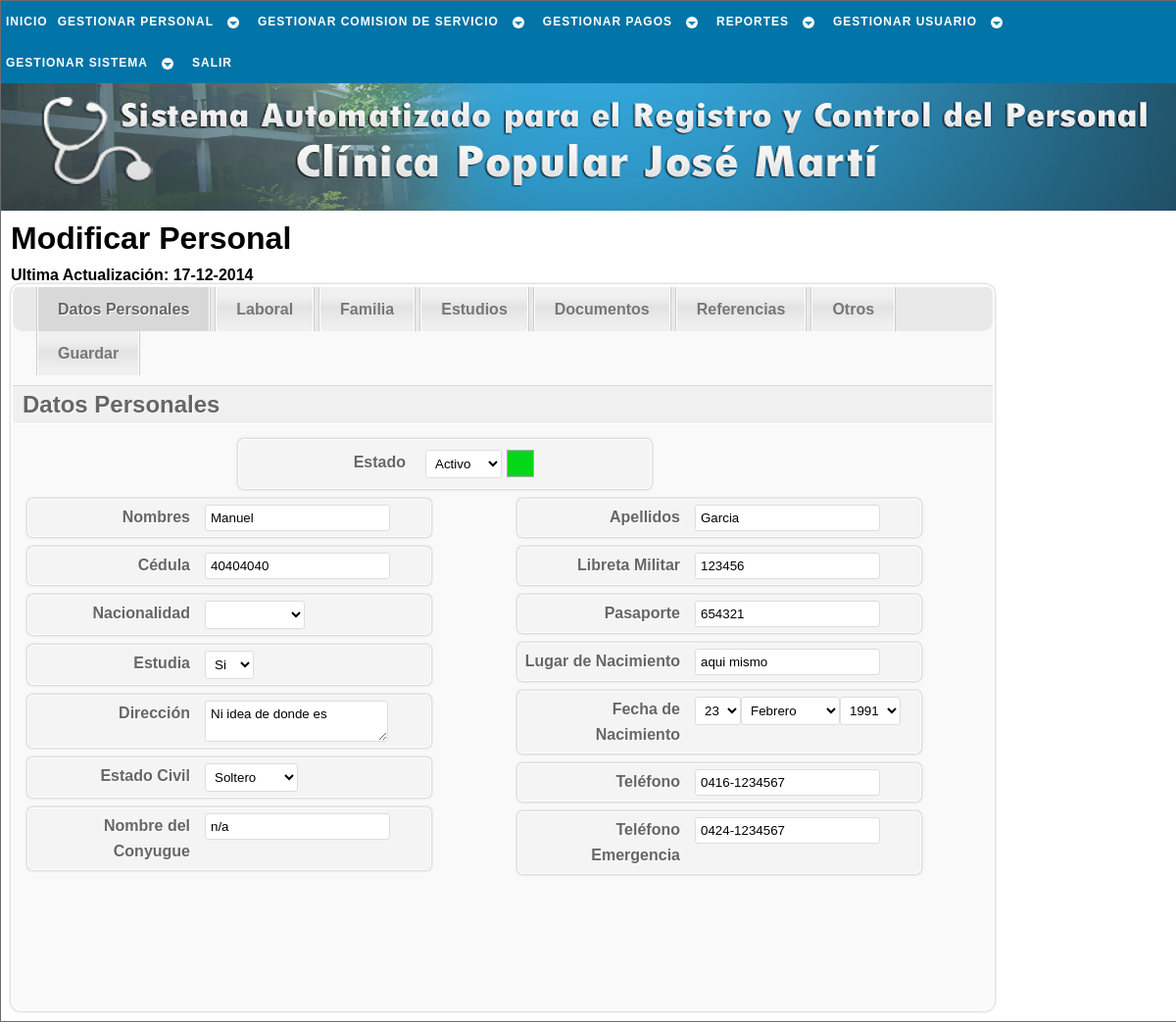
Before: /php/trabajador/modf_trabj_a.php?c=40404040 (signed in) with the older database file.
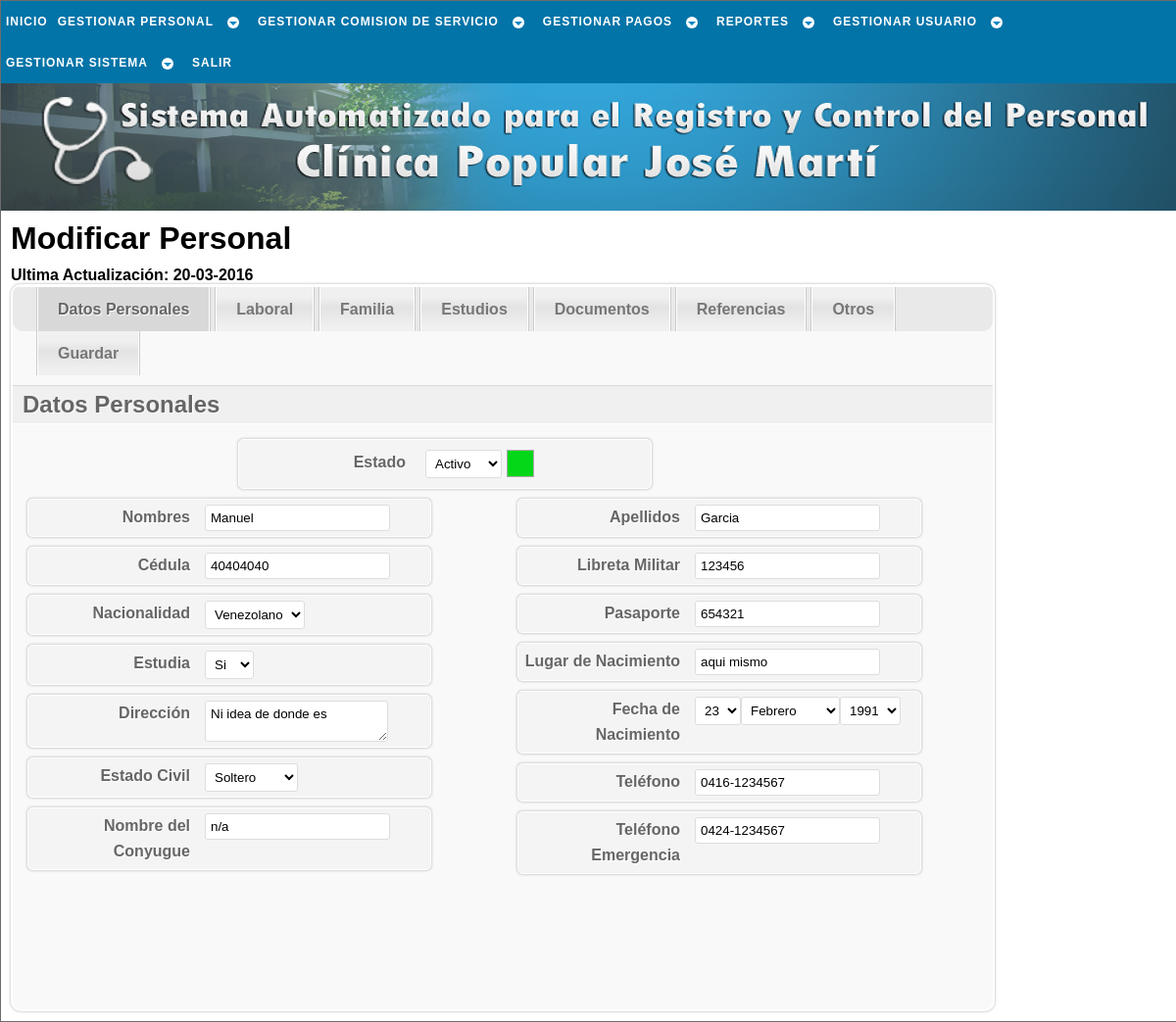
After: the same page with the newer database file.
### tables this page shows
CREATE TABLE `trabajador` (
  `cedula` int(12) NOT NULL,
  `nombre` varchar(30) NOT NULL,
  `apellido` varchar(30) NOT NULL,
  `ciudadania` varchar(15) NOT NULL,
  `pasaporte` varchar(30) NOT NULL,
  `libreta_militr` varchar(30) NOT NULL,
  `fe_nac` date NOT NULL,
  `lug_nac` varchar(30) NOT NULL,
  `est_civil` varchar(15) NOT NULL,
  `nconyugue` varchar(50) NOT NULL,
  `estudia` int(1) NOT NULL,
  `direccion` varchar(50) NOT NULL,
  `telefono` varchar(12) NOT NULL,
  `telefono_em` varchar(12) NOT NULL,
  `estado` tinyint(1) NOT NULL,
  `actualizado` date NOT NULL,
  PRIMARY KEY (`cedula`)
);

CREATE TABLE `uniforme` (
  `cedula` int(12) NOT NULL,
  `camisa` varchar(2) NOT NULL,
  `pantalon` int(2) NOT NULL,
  `calzado` int(2) NOT NULL,
  PRIMARY KEY (`cedula`),
  CONSTRAINT `uniforme_ibfk_1` FOREIGN KEY (`cedula`) REFERENCES `trabajador` (`cedula`) ON UPDATE CASCADE
);

### php/_sql/conslt_trabj_sql.php (called while the page is built, shortened)
<?php
	function conslt_completa_trb($cnx_bd){
		$cedula = $_GET['c'];
		$sql = "SELECT *
				  FROM trabajador
				  JOIN laboral ON laboral.cedula = trabajador.cedula
				  JOIN estudios ON estudios.cedula = trabajador.cedula
				  JOIN documentos ON documentos.cedula = trabajador.cedula
				  JOIN uniforme ON uniforme.cedula = trabajador.cedula
				  WHERE trabajador.cedula = '$cedula'";
		$resultado = $cnx_bd->query($sql);
		return $resultado;
	}
	function conslt_referencia($cnx_bd){
		$cedula = $_GET['c'];
		$sql = "SELECT * FROM referencia_personal WHERE cedula = '$cedula'";
		$resultado = $cnx_bd->query($sql);
		return $resultado;
	}
?>

### php/trabajador/modf_trabj_a.php (the view, shortened to what the changed rows need)
<!DOCTYPE html PUBLIC "-//W3C//DTD XHTML 1.1//EN" "http://www.w3.org/TR/xhtml11/DTD/xhtml11.dtd" />
<html xmlns="http://www.w3.org/1999/xhtml" xml:lang="es" lang="es" dir="ltr">
	<head>
		<link rel="stylesheet" href="../../css/estilo.css" type="text/css" media="screen" />
					<?php
						$cnx_bd = conexion();
						include('../_sql/conslt_trabj_sql.php');
					?>
    </head>
	<body>
		<div id="cuerpo">
			<div id="pagina">
				<?php
					$resultado = conslt_completa_trb($cnx_bd);
					$referencia = conslt_referencia($cnx_bd);
					$fila = $resultado->fetch_object();
					list($a,$m,$d) = explode("-",$fila->actualizado);
				?>
				<div id="content">
					<h1>Modificar Personal</h1>
					<h4>Ultima Actualización: <?php echo $d.'-'.$m.'-'.$a; ?></h4>
					<div id="wrapper">
						<div id="navigation">
						</div>
						<div id="steps">
							<form id="formElem" name="formElem" action="modf_trabj_b.php" method="post">
								<fieldset class="step">
									<p>
		                                <label class='rotulo' for="Estado">Estado</label>
										<select name="estado" id='estado' required>
											<option value="1" <?php if($fila->estado == 1) echo 'selected="selected"'; ?>>Activo</option>
										</select>
										<?php
											if($fila->estado == 1) $sty = 'activo';
											else $sty = 'inactivo';
										?>
											<span id="color" class="<?php echo $sty; ?>">&nbsp;&nbsp;&nbsp;&nbsp;</span>
		                            </p>
									<div class='derecha'>
										<div class='campo'>
											<label for="nombre" class='rotulo' title="Por favor ingrese el nombre completo del trabajador">Nombres</label>
											<input type="text" name="nombre" value="<?php echo $fila->nombre; ?>" id="nombre" title="Por favor ingrese el nombre completo del trabajador" required />
										</div>
										<div class='campo'>
											<label for="cedula" class='rotulo' title="Por favor ingrese la cédula de identidad del trabajador">Cédula</label>
											<input type="text" name="cedula" value="<?php echo $fila->cedula; ?>" id="cedula" title="Por favor ingrese la cédula de identidad del trabajador" required />
										</div>
										<div class='campo'>
											<label class='rotulo' title="Por favor ingrese la nacionalidad del trabajador">Nacionalidad</label>
											<select name="nacionalidad" title="Por favor ingrese la nacionalidad del trabajador" required>
												<option value=""></option>
												<option value="Venezolano" <?php if($fila->ciudadania == 'Venezolano') echo 'selected="selected"'; ?>>Venezolano</option>
											</select>
										</div>
										<div class='campo'>
											<label class='rotulo' title="Por favor indique si el trabajador estudia">Estudia</label>
											<select name="estudia_t" title="Por favor indique si el trabajador estudia" required>
												<option value="1" <?php if($fila->estudia == '1') echo 'selected="selected"'; ?>>Si</option>
											</select>
										</div>
										<div class='campo'>
											<label for="direccion" class='rotulo' title="Por favor ingrese la dirección de habitación del tabajador">Dirección</label>
											<textarea name="direccion" id="direccion" title="Por favor ingrese la dirección de habitación del tabajador" required><?php echo $fila->direccion; ?></textarea>
										</div>
										<div class='campo'>
											<label class='rotulo' title="Por favor elija el estado civil del tabajador">Estado Civil</label>
											<select name="est_civil" title="Por favor elija el estado civil del tabajador" required>
												<option value="Soltero" <?php if($fila->est_civil == 'Soltero') echo 'selected="selected"'; ?>>Soltero</option>
											</select>
										</div>
										<div class='campo'>
											<label for="nconyugue" class='rotulo' title="Por favor ingrese el nombre del conyugue">Nombre del Conyugue</label>
											<input type="text" name="nconyugue" value="<?php echo $fila->nconyugue; ?>" id="nconyugue" title="Por favor ingrese el nombre del conyugue" />
										</div>
									</div>
									<div class='izquierda'>
										<div class='campo'>
											<label for="apellido" class='rotulo' title="Por favor ingrese los apellidos del trabajador">Apellidos</label>
											<input type="text" name="apellido" value="<?php echo $fila->apellido; ?>" id="apellido" title="Por favor ingrese los apellidos del trabajador" required />
										</div>
										<div class='campo'>
											<label for="libreta_militr" class='rotulo' title="Por favor ingrese el número de la libreta militar">Libreta Militar</label>
											<input type="text" name="libreta_militr" value="<?php echo $fila->libreta_militr; ?>" id="libreta_militr" title="Por favor ingrese el número de la libreta militar" required />
										</div>
										<div class='campo'>
											<label for="pasaporte" class='rotulo' title="Por favor ingrese los datos del pasaporte">Pasaporte</label>
											<input type="text" name="pasaporte" value="<?php echo $fila->pasaporte; ?>" id="pasaporte" title="Por favor ingrese el número de pasaporte" required />
										</div>
										<div class='campo'>
											<label for="lug_nac" class='rotulo' title="Por favor ingrese el lugar de nacimiento del trabajador">Lugar de Nacimiento</label>
											<input type="text" name="lug_nac" value="<?php echo $fila->lug_nac; ?>" id="lug_nac" title="Por favor ingrese el lugar de nacimiento del trabajador" required />
										</div>
										<div class='campo'>
											<label for="telefono" class='rotulo' title="Por favor ingrese el número telefónico del trabajador con formato 0000-0000000">Teléfono</label>
											<input name="telefono" value="<?php echo $fila->telefono; ?>" type="text" id="telefono" class="tlf_formato" title="Por favor ingrese el número telefónico del trabajador con formato 0000-0000000" size="20" maxlength="12"  required />
										</div>
										<div class='campo'>
											<label for="telefono_em" class='rotulo' title="Por favor ingrese un número telefónico para caso de emergencia, con formato 0000-0000000">Teléfono Emergencia</label>
											<input name="telefono_em" value="<?php echo $fila->telefono_em; ?>" type="text" id="telefono_em" class="tlf_formato" title="Por favor ingrese un número telefónico para caso de emergencia, con formato 0000-0000000" size="20" maxlength="12"  required />
										</div>
									</div>
								</fieldset>
							</form>
						</div>
					</div>
				</div>
			</div>
		</div>
	</body>
</html>

Changed rows visible on the page:
changed trabajador "Activo": nacionalidad (not shown) → "Venezolano"
Other visible differences:
$d: "17" → "20"
$m: "12" → "03"
$a: "2014" → "2016"
